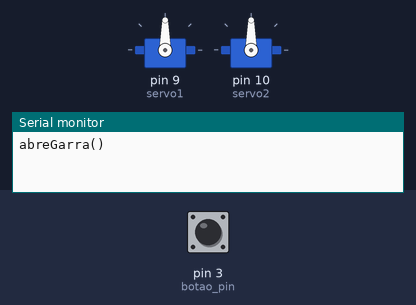
This sketch was run on a simulated Arduino Uno, built with avr-gcc and run on an emulated ATmega328P. On the bench: 2 × servo, the last lines printed to the serial monitor. Inputs (shaded band) come from the test bench; at power-on: pin 3 (botao_pin) HIGH.

Above: at 1.2 s.
1.3 s: pin 3 (botao_pin) pulled LOW for 0.15 s
At 1.37 s:
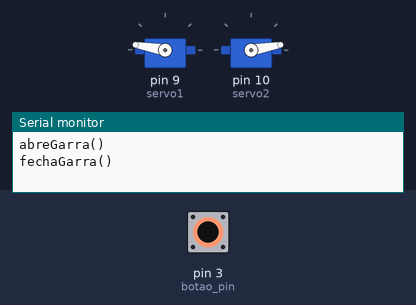
2.9 s: pin 3 (botao_pin) pulled LOW for 3.2 s
At 6.9 s:
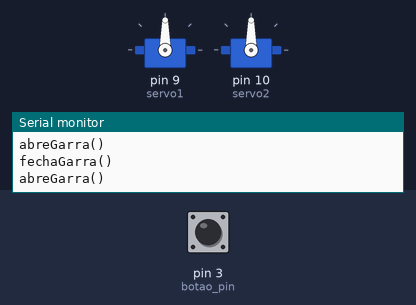
Timing chart, 0 to 8.4 s (numbered marks = the images above; inputs shaded):
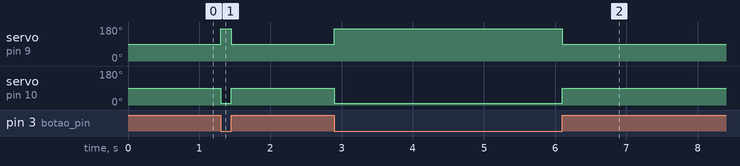

The sketch:

008_servo_part2.ino
```cpp
#include <Servo.h>

Servo servo1;
Servo servo2;

int botao_pin = 3;
int botao_estado;
int botao_estado_anterior;

void setup() {
  Serial.begin(9600);

  servo1.attach(9);
  servo2.attach(10);


  pinMode(botao_pin, INPUT_PULLUP);

}

void loop()
{
  botao_estado = digitalRead(botao_pin);

  if (botao_estado == 1 && botao_estado_anterior == 0)
  {
    abreGarra();
     botao_estado_anterior = 1;
  }

  if (botao_estado == 0 && botao_estado_anterior == 1)
  {
    fechaGarra();
    botao_estado_anterior = 0;
  }
}

void abreGarra()
{
  Serial.println("abreGarra()");
  servo1.write(90);
  servo2.write(90);

}

void fechaGarra()
{
  servo1.write(170);
  servo2.write(10);
  Serial.println("fechaGarra()");
}
```

Measured:
- after the input at 1.3 s, servo on pin 9 (servo1): 90° → 170° at once, → 90° 0.15 s later; servo on pin 10 (servo2): 90° → 10° at once, → 90° 0.15 s later
- after the input at 2.9 s, servo on pin 9 (servo1): 90° → 170° at once, → 90° 3.2 s later; servo on pin 10 (servo2): 90° → 10° at once, → 90° 3.2 s later
